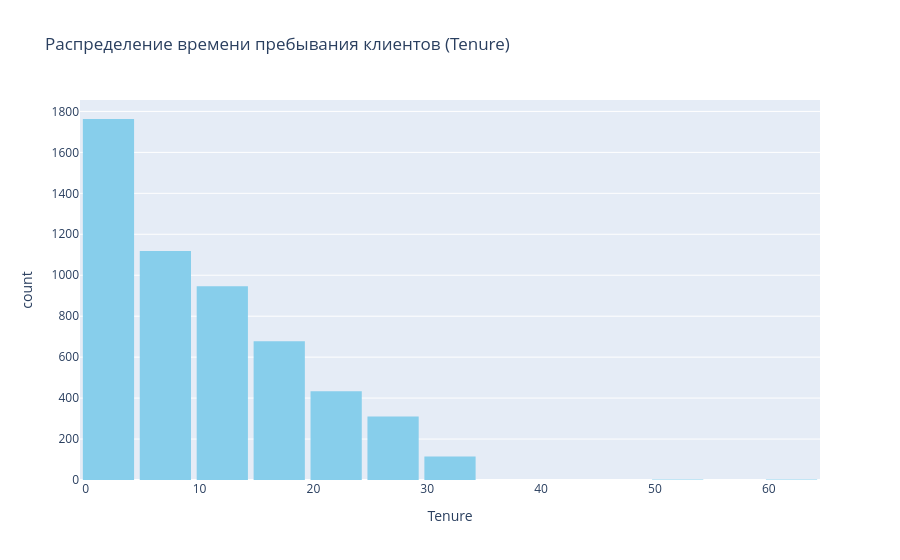

Notebook code for this chart:
### Markdown cell above
#### Гистограмма (Tenure)

### Code cell
fig2 = px.histogram(df, x='Tenure', nbins=30, color_discrete_sequence=['skyblue'],
                    title='Распределение времени пребывания клиентов (Tenure)')
fig2.update_layout(bargap=0.1)
fig2.show()

### Figure 1 — Plotly figure (JSON) as saved in the notebook; plotly's stock layout.template omitted (floating-point values rounded to 4 significant figures; data arrays with more than 128 entries replaced by an {"elided": "..."} marker saying what was removed)
{"data": [{"bingroup": "x", "hovertemplate": "Tenure=%{x}<br>count=%{y}<extra></extra>", "legendgroup": "", "marker": {"color": "skyblue", "pattern": {"shape": ""}}, "name": "", "nbinsx": 30, "orientation": "v", "showlegend": false, "type": "histogram", "x": {"elided": "5630 float values"}, "xaxis": "x", "yaxis": "y"}], "layout": {"bargap": 0.1, "barmode": "relative", "legend": {"tracegroupgap": 0}, "title": {"text": "Распределение времени пребывания клиентов (Tenure)"}, "xaxis": {"anchor": "y", "domain": [0, 1], "title": {"text": "Tenure"}}, "yaxis": {"anchor": "x", "domain": [0, 1], "title": {"text": "count"}}}}
